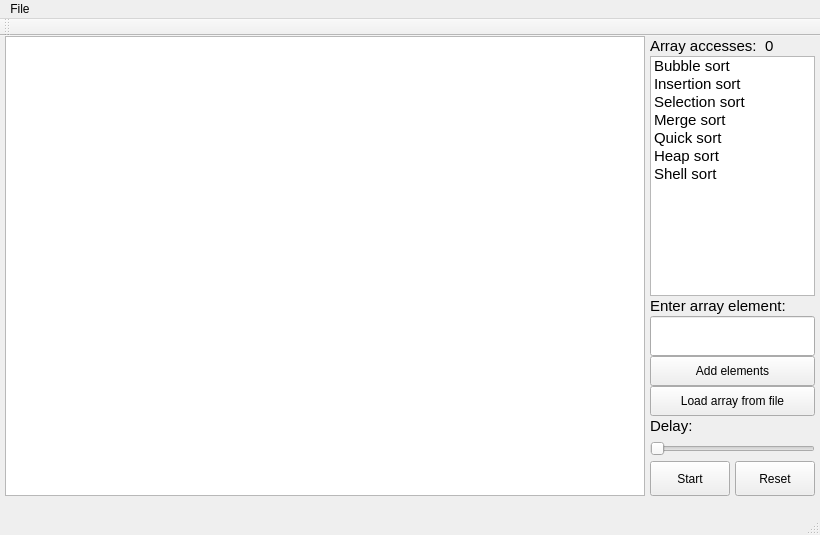
<?xml version="1.0" encoding="UTF-8"?>
<ui version="4.0">
 <class>MainWindow</class>
 <widget class="QMainWindow" name="MainWindow">
  <property name="geometry">
   <rect>
    <x>0</x>
    <y>0</y>
    <width>820</width>
    <height>535</height>
   </rect>
  </property>
  <property name="minimumSize">
   <size>
    <width>820</width>
    <height>535</height>
   </size>
  </property>
  <property name="maximumSize">
   <size>
    <width>820</width>
    <height>535</height>
   </size>
  </property>
  <property name="windowTitle">
   <string>MainWindow</string>
  </property>
  <widget class="QWidget" name="centralWidget">
   <widget class="QGraphicsView" name="graphicsView">
    <property name="geometry">
     <rect>
      <x>5</x>
      <y>0</y>
      <width>640</width>
      <height>460</height>
     </rect>
    </property>
   </widget>
   <widget class="QListWidget" name="listSortingAlgorithms">
    <property name="geometry">
     <rect>
      <x>650</x>
      <y>20</y>
      <width>165</width>
      <height>240</height>
     </rect>
    </property>
    <property name="font">
     <font>
      <pointsize>11</pointsize>
     </font>
    </property>
    <item>
     <property name="text">
      <string>Bubble sort</string>
     </property>
    </item>
    <item>
     <property name="text">
      <string>Insertion sort</string>
     </property>
    </item>
    <item>
     <property name="text">
      <string>Selection sort</string>
     </property>
    </item>
    <item>
     <property name="text">
      <string>Merge sort</string>
     </property>
    </item>
    <item>
     <property name="text">
      <string>Quick sort</string>
     </property>
    </item>
    <item>
     <property name="text">
      <string>Heap sort</string>
     </property>
    </item>
    <item>
     <property name="text">
      <string>Shell sort</string>
     </property>
    </item>
   </widget>
   <widget class="QPushButton" name="pbStartStop">
    <property name="geometry">
     <rect>
      <x>650</x>
      <y>425</y>
      <width>80</width>
      <height>35</height>
     </rect>
    </property>
    <property name="text">
     <string>Start</string>
    </property>
   </widget>
   <widget class="QPushButton" name="pbReset">
    <property name="geometry">
     <rect>
      <x>735</x>
      <y>425</y>
      <width>80</width>
      <height>35</height>
     </rect>
    </property>
    <property name="text">
     <string>Reset</string>
    </property>
   </widget>
   <widget class="QLabel" name="labelArrayAccesses">
    <property name="geometry">
     <rect>
      <x>650</x>
      <y>0</y>
      <width>115</width>
      <height>20</height>
     </rect>
    </property>
    <property name="font">
     <font>
      <pointsize>11</pointsize>
     </font>
    </property>
    <property name="text">
     <string>Array accesses:</string>
    </property>
   </widget>
   <widget class="QLabel" name="labelArrayAccessesVar">
    <property name="geometry">
     <rect>
      <x>765</x>
      <y>0</y>
      <width>50</width>
      <height>20</height>
     </rect>
    </property>
    <property name="font">
     <font>
      <pointsize>11</pointsize>
     </font>
    </property>
    <property name="text">
     <string>0</string>
    </property>
   </widget>
   <widget class="QSlider" name="sliderDelay">
    <property name="geometry">
     <rect>
      <x>650</x>
      <y>400</y>
      <width>165</width>
      <height>25</height>
     </rect>
    </property>
    <property name="font">
     <font>
      <pointsize>11</pointsize>
     </font>
    </property>
    <property name="minimum">
     <number>1</number>
    </property>
    <property name="maximum">
     <number>20</number>
    </property>
    <property name="orientation">
     <enum>Qt::Horizontal</enum>
    </property>
   </widget>
   <widget class="QPushButton" name="pbLoadArrayFromFile">
    <property name="geometry">
     <rect>
      <x>650</x>
      <y>350</y>
      <width>165</width>
      <height>30</height>
     </rect>
    </property>
    <property name="text">
     <string>Load array from file</string>
    </property>
   </widget>
   <widget class="QLabel" name="labelEnterArrayElement">
    <property name="geometry">
     <rect>
      <x>650</x>
      <y>260</y>
      <width>165</width>
      <height>20</height>
     </rect>
    </property>
    <property name="font">
     <font>
      <pointsize>11</pointsize>
     </font>
    </property>
    <property name="text">
     <string>Enter array element:</string>
    </property>
   </widget>
   <widget class="QLineEdit" name="lineEnterArrayElement">
    <property name="geometry">
     <rect>
      <x>650</x>
      <y>280</y>
      <width>165</width>
      <height>40</height>
     </rect>
    </property>
    <property name="font">
     <font>
      <pointsize>11</pointsize>
     </font>
    </property>
   </widget>
   <widget class="QLabel" name="labelDelay">
    <property name="geometry">
     <rect>
      <x>650</x>
      <y>380</y>
      <width>165</width>
      <height>20</height>
     </rect>
    </property>
    <property name="font">
     <font>
      <pointsize>11</pointsize>
     </font>
    </property>
    <property name="text">
     <string>Delay:</string>
    </property>
   </widget>
   <widget class="QPushButton" name="pbAddElements">
    <property name="geometry">
     <rect>
      <x>650</x>
      <y>320</y>
      <width>165</width>
      <height>30</height>
     </rect>
    </property>
    <property name="text">
     <string>Add elements</string>
    </property>
   </widget>
  </widget>
  <widget class="QMenuBar" name="menuBar">
   <property name="geometry">
    <rect>
     <x>0</x>
     <y>0</y>
     <width>820</width>
     <height>25</height>
    </rect>
   </property>
   <widget class="QMenu" name="menuFile">
    <property name="title">
     <string>File</string>
    </property>
    <addaction name="actionAbout"/>
   </widget>
   <addaction name="menuFile"/>
  </widget>
  <widget class="QToolBar" name="mainToolBar">
   <attribute name="toolBarArea">
    <enum>TopToolBarArea</enum>
   </attribute>
   <attribute name="toolBarBreak">
    <bool>false</bool>
   </attribute>
  </widget>
  <widget class="QStatusBar" name="statusBar"/>
  <action name="actionAbout">
   <property name="text">
    <string>About</string>
   </property>
  </action>
 </widget>
 <layoutdefault spacing="6" margin="11"/>
 <resources/>
 <connections/>
</ui>
